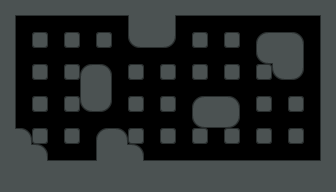

This game map was drawn from its Tiled (.tmx) file and the tilesets committed beside it. A one-line description and the full map source follow:
An orthogonal 21x12 tile map with 16x16 px tiles, 1 tile layer (walls02), 5 hidden layers not drawn.

<map version="1.4" tiledversion="1.4.2" orientation="orthogonal" renderorder="right-down" width="21" height="12" tilewidth="16" tileheight="16" infinite="0" nextlayerid="7" nextobjectid="1">
 <tileset firstgid="1" source="../../Tiles/tiles00.tsx" />
 <layer id="2" name="bg" width="21" height="12" visible="0">
  <data encoding="csv">
128,128,128,128,128,128,128,128,128,128,128,128,128,128,128,128,128,128,128,128,128,
128,128,128,128,128,128,128,128,128,128,128,128,128,128,128,128,128,128,128,128,128,
128,128,128,128,128,128,128,128,128,128,128,128,128,128,128,128,128,128,128,128,128,
128,128,128,128,128,128,128,128,128,128,128,128,128,128,128,128,128,128,128,128,128,
128,128,128,128,128,128,128,128,128,128,128,128,128,128,128,128,128,128,128,128,128,
128,128,128,128,128,128,128,128,128,128,128,128,128,128,128,128,128,128,128,128,128,
128,128,128,128,128,128,128,128,128,128,128,128,128,128,128,128,128,128,128,128,128,
128,128,128,128,128,128,128,128,128,128,128,128,128,128,128,128,128,128,128,128,128,
128,128,128,128,128,128,128,128,128,128,128,128,128,128,128,128,128,128,128,128,128,
128,128,128,128,128,128,128,128,128,128,128,128,128,128,128,128,128,128,128,128,128,
128,128,128,128,128,128,128,128,128,128,128,128,128,128,128,128,128,128,128,128,128,
128,128,128,128,128,128,128,128,128,128,128,128,128,128,128,128,128,128,128,128,128
</data>
 </layer>
 <layer id="6" name="wall05" width="21" height="12" visible="0">
  <data encoding="csv">
2684354585,66,66,66,66,66,66,66,66,66,66,66,66,66,66,66,66,66,66,66,3221225497,
26,0,0,0,0,0,6,0,0,0,6,0,0,0,6,0,0,0,0,0,22,
26,0,6,0,0,0,0,0,6,0,0,0,6,0,0,0,0,0,6,0,22,
26,0,0,0,6,0,0,0,0,0,6,0,0,0,0,0,6,0,0,0,22,
26,0,6,0,0,0,6,0,0,0,0,0,0,0,6,0,0,0,6,0,22,
26,0,0,0,6,0,0,0,6,0,0,0,6,0,0,0,6,0,0,0,22,
26,0,6,0,0,0,6,0,0,0,0,0,0,0,6,0,0,0,6,0,22,
26,0,0,0,6,0,0,0,0,0,6,0,0,0,0,0,6,0,0,0,22,
26,0,6,0,0,0,0,0,6,0,0,0,6,0,0,0,0,0,6,0,22,
26,0,0,0,0,0,6,0,0,0,6,0,0,0,6,0,0,0,0,0,22,
25,3,3,3,3,3,2,2,3,3,3,3,3,3,3,3,3,3,3,3,1610612761,
44,44,44,44,44,44,44,44,44,44,44,44,44,44,44,44,44,44,44,44,44
</data>
 </layer>
 <layer id="5" name="wall04" width="21" height="12" visible="0">
  <data encoding="csv">
2684354585,66,66,66,66,66,66,66,66,66,66,66,66,66,66,66,66,66,66,66,3221225497,
26,0,0,0,0,0,0,0,0,0,0,0,0,0,0,0,0,0,0,0,22,
26,0,6,0,6,0,6,0,0,6,0,6,0,0,6,0,6,6,6,0,22,
26,0,6,0,0,0,6,0,0,6,0,0,0,0,0,0,0,0,0,0,22,
26,0,6,0,6,0,6,0,0,6,6,6,0,0,6,6,6,0,6,0,22,
26,0,0,0,6,0,0,0,0,0,0,6,0,0,0,0,0,0,0,0,22,
26,0,6,0,6,0,6,0,0,6,0,6,0,0,6,0,6,6,6,0,22,
26,0,6,0,0,0,6,0,0,0,0,0,0,0,0,0,0,0,0,0,22,
26,0,6,0,6,0,6,0,0,6,6,6,0,0,6,6,6,0,6,0,22,
26,0,0,0,0,0,0,0,0,0,0,0,0,0,0,0,0,0,0,0,22,
25,3,3,3,3,3,2,2,3,3,3,3,3,3,3,3,3,3,3,3,1610612761,
44,44,44,44,44,44,44,44,44,44,44,44,44,44,44,44,44,44,44,44,44
</data>
 </layer>
 <layer id="4" name="wall03" width="21" height="12" visible="0">
  <data encoding="csv">
24,24,2684354585,65,65,65,65,65,3221225497,23,23,23,2684354585,65,65,65,65,65,3221225497,24,24,
24,2684354585,68,0,0,0,0,0,64,65,65,65,68,0,0,0,0,0,64,3221225497,24,
2684354585,68,6,0,0,0,0,0,6,0,0,0,6,0,0,0,0,0,6,64,3221225497,
26,0,0,0,6,0,6,0,0,0,0,0,0,0,6,0,6,0,0,0,22,
26,0,6,0,0,0,0,0,6,0,0,0,6,0,0,0,0,0,6,0,22,
26,0,0,0,6,0,6,0,0,0,0,0,0,0,6,0,6,0,0,0,22,
26,0,6,0,0,0,0,0,6,0,0,0,6,0,0,0,0,0,6,0,22,
26,0,0,0,6,0,6,0,0,0,0,0,0,0,6,0,6,0,0,0,22,
25,5,6,0,0,0,0,0,6,0,0,0,6,0,0,0,0,0,6,1,1610612761,
24,25,5,0,0,0,0,0,1,3,3,4,5,0,0,0,0,0,1,1610612761,24,
24,24,25,3,3,3,2,2,1610612761,23,23,23,25,3,3,3,3,3,1610612761,24,24,
44,44,44,44,44,44,44,44,44,44,44,44,44,44,44,44,44,44,44,44,44
</data>
 </layer>
 <layer id="3" name="walls02" width="21" height="12">
  <data encoding="csv">
2684354585,65,65,65,65,65,65,65,3221225497,24,2684354585,65,65,65,65,65,65,65,65,65,3221225497,
26,0,0,0,0,0,0,0,22,24,47,0,0,0,0,0,0,0,0,0,22,
26,0,6,0,6,0,6,0,64,67,68,0,6,0,6,0,1,4,5,0,22,
26,0,0,0,0,0,0,0,0,0,0,0,0,0,0,0,64,3221225497,26,0,22,
26,0,6,0,6,1,5,0,6,0,6,0,6,0,6,0,6,64,68,0,22,
26,0,0,0,0,22,26,0,0,0,0,0,0,0,0,0,0,0,0,0,22,
26,0,6,0,6,64,68,0,6,0,6,0,1,4,5,0,6,0,6,0,22,
26,0,0,0,0,0,0,0,0,0,0,0,64,67,68,0,0,0,0,0,22,
25,5,6,0,6,0,1,5,6,0,6,0,6,0,6,0,6,0,6,0,22,
24,25,5,0,0,0,22,25,5,0,0,0,0,0,0,0,0,0,0,0,22,
24,24,25,3,3,3,1610612761,24,25,3,3,3,3,3,3,3,3,3,3,3,1610612761,
44,44,44,44,44,44,44,44,44,44,44,44,44,44,44,44,44,44,44,44,44
</data>
 </layer>
 <layer id="1" name="walls01" width="21" height="12" visible="0">
  <data encoding="csv">
2684354585,65,65,65,65,65,65,65,65,65,65,65,65,65,65,65,65,65,65,65,3221225497,
26,0,0,0,0,0,0,0,0,0,0,0,0,0,0,0,0,0,0,0,22,
26,0,6,0,6,0,6,0,6,0,6,0,6,0,6,0,6,0,6,0,22,
26,0,0,0,0,0,0,0,0,0,0,0,0,0,0,0,0,0,0,0,22,
26,0,6,0,6,0,6,0,6,0,6,0,6,0,6,0,6,0,6,0,22,
26,0,0,0,0,0,0,0,0,0,0,0,0,0,0,0,0,0,0,0,22,
26,0,6,0,6,0,6,0,6,0,6,0,6,0,6,0,6,0,6,0,22,
26,0,0,0,0,0,0,0,0,0,0,0,0,0,0,0,0,0,0,0,22,
26,0,6,0,6,0,6,0,6,0,6,0,6,0,6,0,6,0,6,0,22,
26,0,0,0,0,0,0,0,0,0,0,0,0,0,0,0,0,0,0,0,22,
25,3,3,3,3,3,3,3,3,3,3,3,3,3,3,3,3,3,3,3,1610612761,
44,44,44,44,44,44,44,44,44,44,44,44,44,44,44,44,44,44,44,44,44
</data>
 </layer>
</map>
